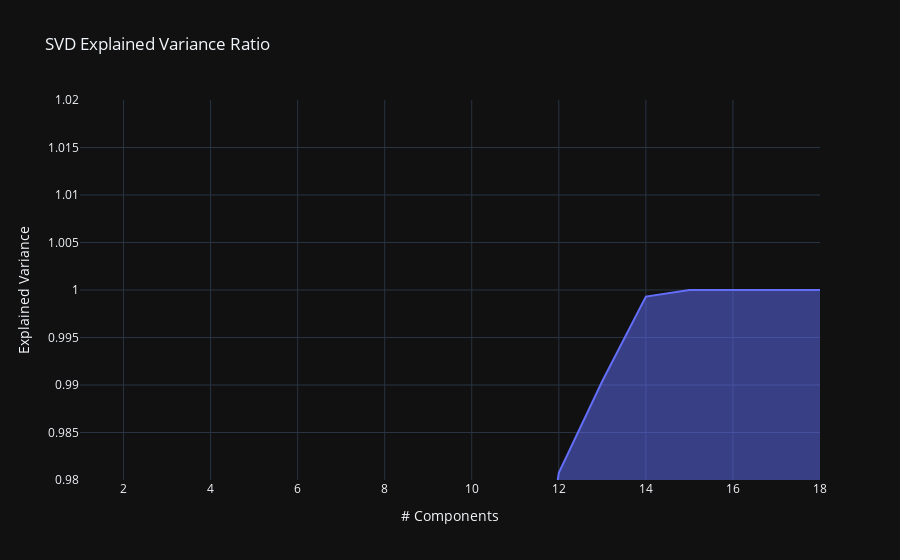

Notebook code cell kept with this figure:
### Code cell
pca = PCA()
pca.fit(ss.fit_transform(df[features_list].to_numpy()))

exp_var_cumul = np.cumsum(pca.explained_variance_ratio_)

px.area(
    x=range(1, exp_var_cumul.shape[0] + 1),
    y=exp_var_cumul,
    labels={"x": "# Components", "y": "Explained Variance"},
    range_y=(0.98, 1.02),
    title="SVD Explained Variance Ratio"
)

### Figure 1 — Plotly figure (JSON) as saved in the notebook; plotly's stock layout.template omitted (floating-point values rounded to 4 significant figures)
{"data": [{"fillpattern": {"shape": ""}, "hovertemplate": "# Components=%{x}<br>Explained Variance=%{y}<extra></extra>", "legendgroup": "", "line": {"color": "#636efa"}, "marker": {"symbol": "circle"}, "mode": "lines", "name": "", "orientation": "v", "showlegend": false, "stackgroup": "1", "type": "scatter", "x": [1, 2, 3, 4, 5, 6, 7, 8, 9, 10, 11, 12, 13, 14, 15, 16, 17, 18], "xaxis": "x", "y": [0.2848, 0.4176, 0.5021, 0.5639, 0.6245, 0.6842, 0.7428, 0.8006, 0.8578, 0.9129, 0.9506, 0.9808, 0.9904, 0.9993, 1, 1, 1, 1], "yaxis": "y"}], "layout": {"legend": {"tracegroupgap": 0}, "title": {"text": "SVD Explained Variance Ratio"}, "xaxis": {"anchor": "y", "domain": [0, 1], "title": {"text": "# Components"}}, "yaxis": {"anchor": "x", "domain": [0, 1], "range": [0.98, 1.02], "title": {"text": "Explained Variance"}}}}
